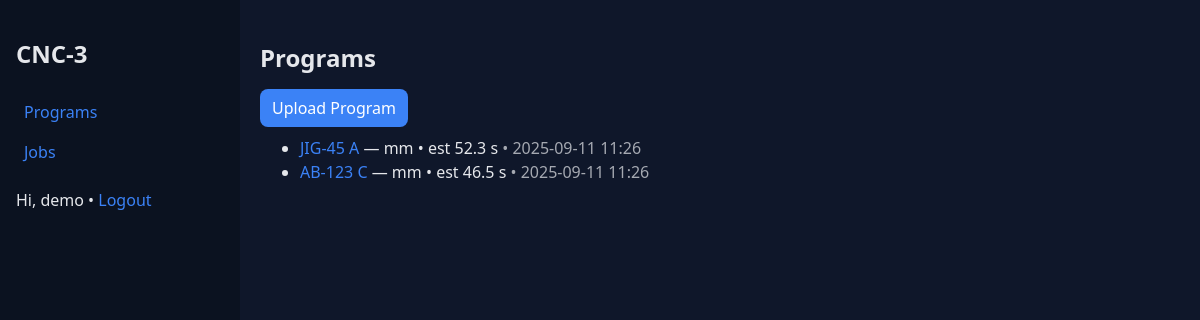
The page / (signed in) on the database as committed earlier.
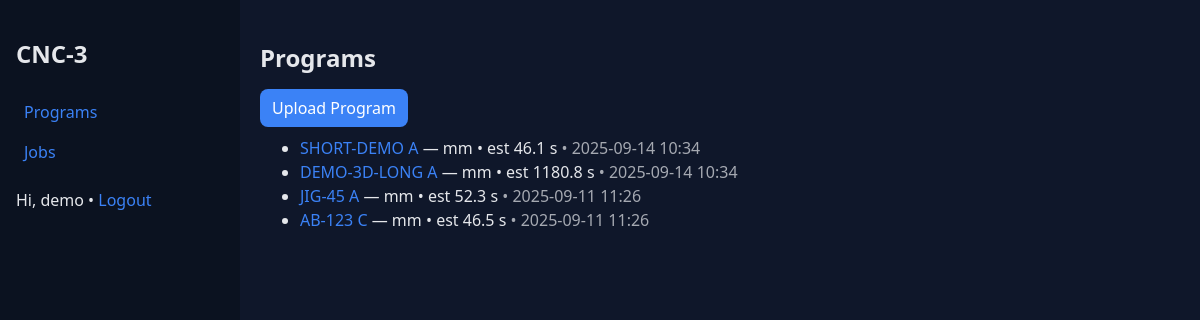
The same page on the database as committed later.
### main_app/models.py (models this page shows, shortened)
class Program(models.Model):
    owner      = models.ForeignKey(User, on_delete=models.CASCADE, related_name="programs")
    part_no    = models.CharField(max_length=80)
    revision   = models.CharField(max_length=10, blank=True)
    file_name  = models.CharField(max_length=255, blank=True, default="")
    file_mime  = models.CharField(max_length=100, blank=True, default="")
    file_blob  = models.BinaryField(null=True, blank=True)                       # DB storage
    file       = models.FileField(upload_to="programs/", null=True, blank=True)  # optional FS fallback
    units      = models.CharField(max_length=2, default="mm")   # "mm" or "in"
    abs_mode   = models.BooleanField(default=True)              # G90 (True) / G91 (False)
    bbox_json  = models.JSONField(default=dict)                 # {xmin,xmax,ymin,ymax,zmin,zmax}
    meta_json  = models.JSONField(default=dict)                 # tools/feeds/counts/lints (later)
    est_time_s = models.FloatField(default=0)
    created_at = models.DateTimeField(auto_now_add=True)
    class Meta:
        ordering = ["-created_at"]

### main_app/views.py (the view)
# urls.py: path("", views.ProgramList.as_view(), name="program_list"),
class ProgramList(LoginRequiredMixin, OwnerQS, ListView):
    model = Program
    ordering = ["-created_at"]
    paginate_by = 10
    def get_queryset(self):
        qs = super().get_queryset()
        q = self.request.GET.get("q")
        if q:
            qs = qs.filter(Q(part_no__icontains=q) | Q(revision__icontains=q))
        return qs

### main_app/views.py (called while the page is built)
    def get_queryset(self):
        return super().get_queryset().filter(owner=self.request.user)

### main_app/templates/main_app/program_list.html
{% extends "base.html" %}
{% block content %}
  <h2>Programs</h2>
  <p><a class="btn" href="{% url 'program_new' %}">Upload Program</a></p>
  <ul>
    {% for p in programs|default:object_list %}
      <li>
        <a href="{% url 'program_detail' p.pk %}">
          {{ p.part_no }}{% if p.revision %} {{ p.revision }}{% endif %}
        </a>
        — {{ p.units }} • est {{ p.est_time_s|floatformat:1 }} s
        {% if p.created_at %}<span style="opacity:.7"> • {{ p.created_at|date:"Y-m-d H:i" }}</span>{% endif %}
      </li>
    {% empty %}
      <li>No programs yet. <a class="btn" href="{% url 'program_new' %}">Upload one</a></li>
    {% endfor %}
  </ul>
{% endblock %}

### main_app/templates/base.html (shortened to what this page needs)
{% load app_extras %}
<!doctype html><html lang="en"><head>
</head><body>
<div class="wrap">
  <nav>
    <h2>CNC-3</h2>
    <a href="{% url 'program_list' %}">Programs</a>
    <a href="{% url 'job_list' %}">Jobs</a>
    {% if request.user.is_authenticated %}
      <div style="margin-top:1rem;">Hi, {{request.user.username}} •
        <form method="post" action="{% url 'logout' %}" style="display:inline">
          <button type="submit" class="link-btn">Logout</button>
        </form>
      </div>
    {% else %}
      <a href="{% url 'login' %}">Login</a>
    {% endif %}
  </nav>
  <main>{% block content %}{% endblock %}</main>
</div>
</body></html>

### main_app/templates/base.html (style rules this page uses)
:root { --bg:#0f172a;--panel:#0b1220;--text:#e5e7eb;--blue:#3b82f6 }
body { margin:0;background:var(--bg);color:var(--text);font:16px/1.5 system-ui }
a { color:var(--blue);text-decoration:none }
.wrap { display:grid;grid-template-columns:240px 1fr;min-height:100vh }
nav { background:var(--panel);padding:16px }
nav a { display:block;padding:8px;border-radius:8px }
main { padding:20px }
.btn { background:var(--blue);color:#fff;padding:.5rem .75rem;border-radius:.5rem }
.link-btn { background:none;border:none;color:var(--blue);padding:0;cursor:pointer;font:inherit }

Rows that differ between the two databases and show on the page:
added Program: part_no "SHORT-DEMO", revision "A", units "mm", est_time_s "46.1", created_at "2025-09-14 10:34"
added Program: part_no "DEMO-3D-LONG", revision "A", units "mm", est_time_s "1180.8", created_at "2025-09-14 10:34"
